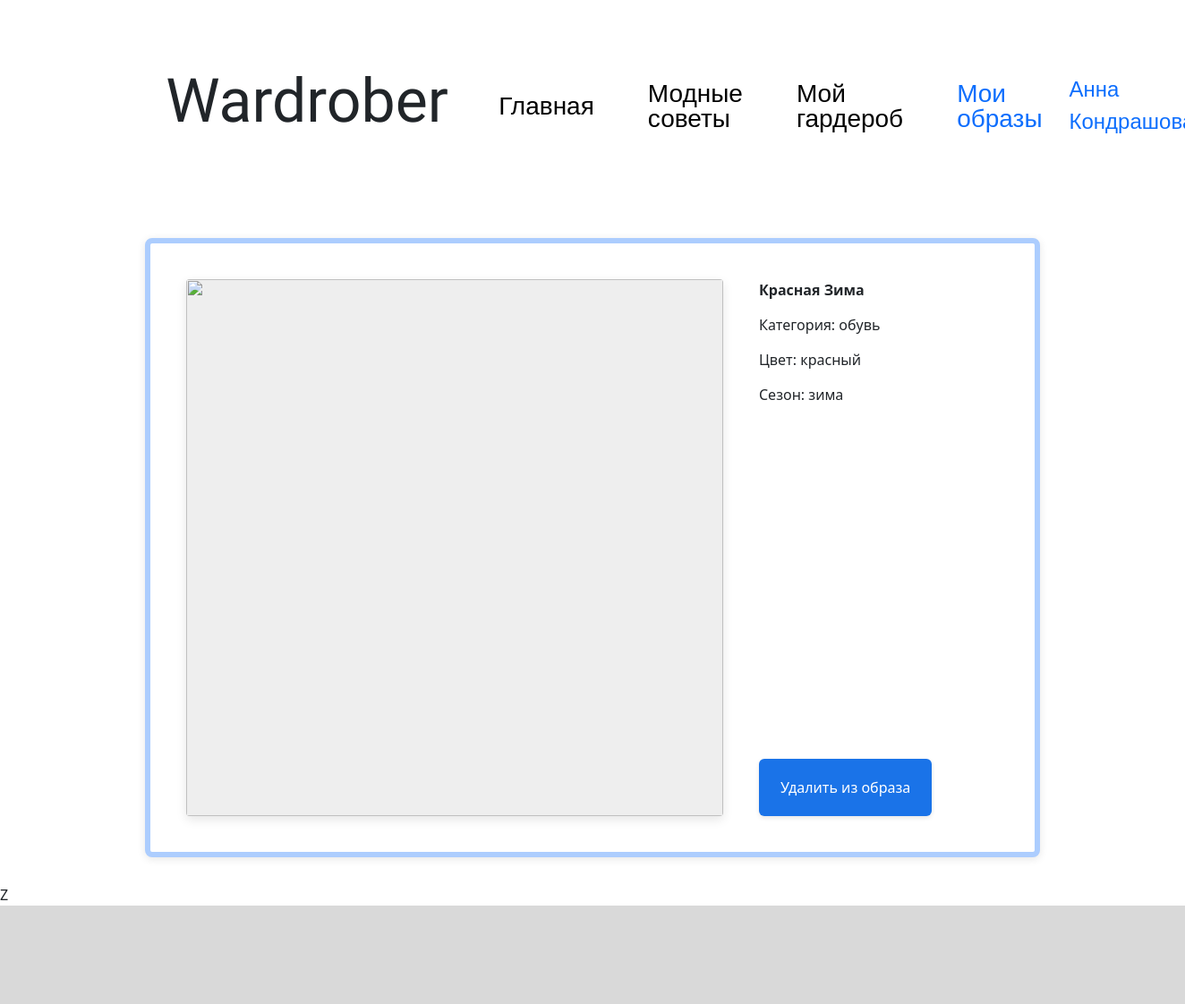
Screenshot of /look/card_of_thing/4 (signed in) with the database file from the repository.
### data/users.py (models this page shows, shortened)
class User(SqlAlchemyBase, UserMixin, SerializerMixin):
    __tablename__ = 'users'
    id = sqlalchemy.Column(sqlalchemy.Integer,
                           primary_key=True, autoincrement=True)
    name = sqlalchemy.Column(sqlalchemy.String, nullable=True)
    login = sqlalchemy.Column(sqlalchemy.String, nullable=True)
    hashed_password = sqlalchemy.Column(sqlalchemy.String, nullable=True)
    modified_date = sqlalchemy.Column(sqlalchemy.DateTime,
                                      default=datetime.datetime.now)

### data/wardrobe_items.py (models this page shows)
class WardrobeItem(SqlAlchemyBase, SerializerMixin):
    __tablename__ = 'wardrobeitems'
    id = sqlalchemy.Column(sqlalchemy.Integer,
                           primary_key=True, autoincrement=True)
    user_id = sqlalchemy.Column(sqlalchemy.Integer,sqlalchemy.ForeignKey("users.id"))
    img_url = sqlalchemy.Column(sqlalchemy.String, nullable=True)
    name = sqlalchemy.Column(sqlalchemy.String, nullable=True)
    category_id = sqlalchemy.Column(sqlalchemy.Integer)
    subcategory_id = sqlalchemy.Column(sqlalchemy.Integer)
    season = sqlalchemy.Column(sqlalchemy.String)
    color_id = sqlalchemy.Column(sqlalchemy.Integer)
    user = orm.relationship('User')

### tables this page shows
CREATE TABLE categories (id INTEGER PRIMARY KEY NOT NULL, name VARCHAR NOT NULL);

CREATE TABLE colors (id INTEGER PRIMARY KEY NOT NULL, name VARCHAR NOT NULL);

### server.py (the view)
@app.route('/look/card_of_thing/<int:item_id>')
def look_item(item_id):
    look_id = request.args.get('look_id')
    db_sess = db_session.create_session()
    query = text(
        f"SELECT name, color_id, category_id, subcategory_id, season, img_url FROM wardrobeitems WHERE id = {item_id}")
    items = db_sess.execute(query).fetchone()
    itt = [items[0]]
    query = text(f"SELECT name FROM colors WHERE id = {items[1]}")
    itt.append(db_sess.execute(query).fetchone()[0].lower())
    query = text(f"SELECT name FROM categories WHERE id = {items[2]}")
    itt.append(db_sess.execute(query).fetchone()[0])
    if items[3] != -1:
        query = text(f"SELECT name FROM subcategories WHERE id = {items[3]}")
        itt.append(db_sess.execute(query).fetchone()[0])
    else:
        itt.append(-1)
    itt.append(items[-2].lower())
    itt.append(items[-1].lower())
    return render_template('card_of_thing_look.html', item=itt, path=request.path, item_id=item_id, look_id=look_id)

### data/db_session.py (called while the page is built)
def create_session() -> Session:
    global __factory
    return __factory()

### server.py (called while the page is built)
@login_manager.user_loader
def load_user(user_id):
    db_sess = db_session.create_session()
    user_id = db_sess.query(User).get(user_id)
    db_sess.close()
    return user_id

### templates/card_of_thing_look.html (shortened to what this page needs)
{% extends "base.html" %}
{% block content %}
{% if current_user.is_authenticated %}
<div class="container_crd_add">
    <img class="item-image_crd_add" src="/static/users_images/{{item[-1]}}"/>
    <div class="content-right_crd_add">
        <div class="item-details_crd_add">
            <p><strong>{{item[0]}}</strong></p>
            {% if item[2] != -1 %}
            <p>Категория: {{item[2]}}</p>
            {% endif %}
            <p>Цвет: {{item[1]}}</p>
            {% if item[4] != 'a' %}
            <p>Сезон: {{item[4]}}</p>
            {% endif %}
        </div>
        <div class="buttons_crd_add">
            <a href="/del_item_from_look?item_id={{item_id}}&look_id={{look_id}}" class="btn_crd_add btn-add_crd_add">Удалить из образа</a>
        </div>
    </div>
</div>
{% endif %}Z
{% endblock %}

### templates/base.html (shortened to what this page needs)
<!doctype html>
<html lang="en">
<head>
    <link href="https://cdn.jsdelivr.net/npm/bootstrap@5.3.3/dist/css/bootstrap.min.css"
          rel="stylesheet"
>
    <link rel="stylesheet" type="text/css" href="/static/css/style.css"/>
</head>
<body>
<header>
    <nav>
        <h1 class="main-name">Wardrober</h1>
        {% if path == '/' %}
        <a href="/" class="nav-item" style="color:#0D6EFD;">Главная</a>
        {% else %}
        <a href="/" class="nav-item" style="color:#000000;">Главная</a>
        {% endif %}
        {% if 'advice' in path %}
        <a href="/advices" class="nav-item" style="color:#0D6EFD;">Модные советы</a>
        {% else %}
        <a href="/advices" class="nav-item" style="color:#000000;">Модные советы</a>
        {% endif %}
        {% if 'wardrobe' in path %}
        <a href="/wardrobe" class="nav-item" style="color:#0D6EFD;">Мой гардероб</a>
        {% else %}
        <a href="/wardrobe" class="nav-item" style="color:#000000;">Мой гардероб</a>
        {% endif %}
        {% if 'look' in path %}
        <a href="/look" class="nav-item" style="color:#0D6EFD;">Мои образы</a>
        {% else %}
        <a href="/look" class="nav-item" style="color:#000000;">Мои образы</a>
        {% endif %}
        {% if current_user.is_authenticated %}
        <a id="user-name" href="/logout">{{ current_user.name }}</a>
        {% else %}
        <a href="/login" class="btn btn-primary mybtn">Вход</a>
        {% endif %}
    </nav>
</header>
<main role="main" class="container">
    {% block content %}{% endblock %}
</main>
<div id="bottom"></div>
</body>
</html>

### static/css/style.css (style rules this page uses)
body { display: flex; flex-direction: column; min-height: 100vh; }
.container { margin: 0px 0px 0px 0px; padding: 0px 0px 0px 0px; max-width: 100vw; flex: 1; }
#bottom { background-color: #D9D9D9; margin: 40px, 0, 0, 0; height: 110px; width: 100vw; }
nav { display: flex; justify-content: space-between; align-items: center; margin: 60px 14vw 60px 14vw; }
.main-name { font-family: "Italianno", cursive; font-weight: 400; font-size: 68px; font-style: normal; margin-right: 2vw; }
.nav-item, .mybtn { font-family: "Inter", sans-serif; font-size: 28px; font-weight: 300; font-style: normal; text-decoration: none; margin: 30px; line-height: 100%; }
#user-name { font-family: "Inter", sans-serif; font-size: 24px; font-weight: 500; font-style: normal; text-decoration: none; }
.container_crd_add { max-width: 1000px; padding: 40px; gap: 40px; margin: 30px auto; background-color: #fff; border-radius: 8px; box-shadow: 0 2px 10px rgba(0,0,0,0.1); display: flex; border: 6px solid #ACCDFE }
.item-image_crd_add { width: 600px; height: 600px; object-fit: contain; border-radius: 9px; box-shadow: 0 4px 12px rgba(0,0,0,0.1); transition: transform 0.3s ease; background-color: #eee; display: flex; align-items: center; justify-content: center; border-radius: 4px; color: #999; font-size: 18px; flex-shrink: 0; }
.content-right_crd_add { flex: 1; display: flex; flex-direction: column; }
.item-details_crd_add { margin-bottom: 30px; }
.item-details_crd_add p { margin-bottom: 15px; font-size: 16px; text-align: left; }
.buttons_crd_add { display: flex; gap: 15px; margin-top: auto; }
.btn_crd_add { padding: 10px 20px; border: none; border-radius: 4px; font-size: 16px; cursor: pointer; transition: background-color 0.3s; }
.btn-add_crd_add { display: inline-block; padding: 20px 24px; background-color: #1A73E8; color: white; text-align: center; text-decoration: none; border: none; border-radius: 6px; font-size: 16px; font-weight: 500; cursor: pointer; transition: all 0.3s ease; box-shadow: 0 2px 5px rgba(0,0,0,0.1); }

### rows the page displays
User: name "Анна…"
WardrobeItem: name "Красная Зима", season "зима"
categories: name "обувь"
colors: name "красный"
